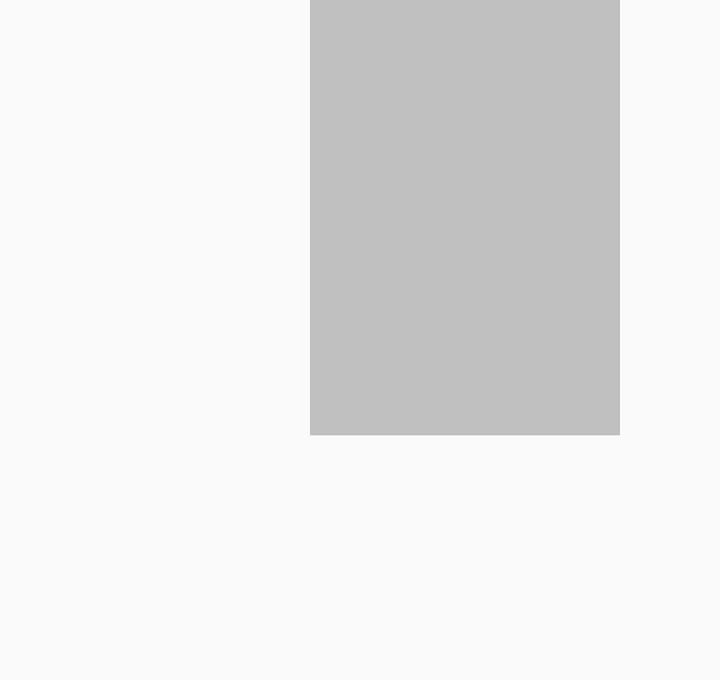
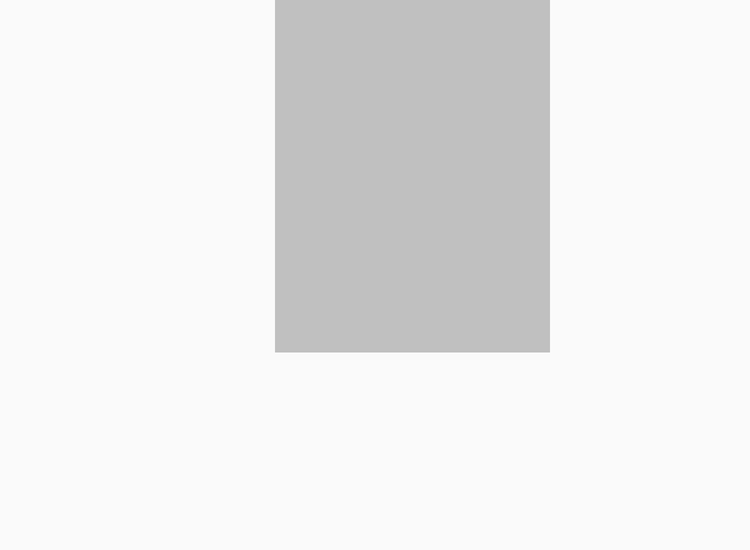

One screen, two layout resources from the same app: the default and the repository's alternative for another configuration. Each is rendered where Android would select it; the XML of both is given below.
<!-- AndroidManifest.xml: application theme MyMaterialTheme -->
<!-- res/layout/popup_view_class.xml -->
<FrameLayout xmlns:android="http://schemas.android.com/apk/res/android"
    android:layout_width="310dp"
    android:layout_height="340dp"
    android:background="@null"
    android:orientation="vertical">

    

    <LinearLayout
        android:id="@+id/horizontal1Forlinear1"
        android:layout_width="match_parent"
        android:layout_height="match_parent"
        android:orientation="horizontal">

        <LinearLayout
            android:id="@+id/linear1"
            android:layout_width="match_parent"
            android:layout_height="match_parent"
            android:layout_weight="0.5">

            <LinearLayout
                android:id="@+id/linear1LSVL"
                android:layout_width="match_parent"
                android:layout_height="match_parent"
                android:layout_weight="0.25"
                android:orientation="vertical">

                <ImageView
                    android:id="@+id/pupUpImage"
                    android:layout_width="match_parent"
                    android:layout_height="match_parent"
                    android:scaleType="centerCrop" />
            </LinearLayout>

            <LinearLayout
                android:id="@+id/linear1LSVR"
                android:layout_width="match_parent"
                android:layout_height="match_parent"
                android:layout_weight="0.25"
                android:orientation="vertical">


                <LinearLayout
                    android:id="@+id/linear1LSVRUp"
                    android:layout_width="match_parent"
                    android:layout_height="match_parent"
                    android:layout_weight="0.09"
                    android:background="@color/silver"
                    android:orientation="vertical">

                    <ScrollView
                        android:layout_width="match_parent"
                        android:layout_height="match_parent"
                        android:padding="4dp">

                        <LinearLayout
                            android:layout_width="match_parent"
                            android:layout_height="match_parent"
                            android:orientation="vertical">

                            <TextView
                                android:id="@+id/textUpperSide1"
                                android:layout_width="match_parent"
                                android:layout_height="wrap_content"
                                android:layout_gravity="top"
                                android:layout_marginTop="0dp"
                                android:background="@null"
                                android:gravity="center_vertical"
                                android:paddingLeft="2dp"
                                android:paddingRight="2dp"
                                android:paddingTop="2dp"
                                android:textColor="@color/Black"
                                android:textSize="14sp" />

                            

                            <TextView
                                android:id="@+id/textUpperSide2"
                                android:layout_width="match_parent"
                                android:layout_height="wrap_content"
                                android:layout_gravity="top"
                                android:layout_marginBottom="2dp"
                                android:layout_marginTop="4dp"
                                android:background="@null"
                                android:paddingLeft="2dp"
                                android:paddingRight="2dp"
                                android:textColor="@color/Black"
                                android:textSize="12sp" />

                        </LinearLayout>
                    </ScrollView>
                </LinearLayout>

                <LinearLayout
                    android:id="@+id/linear1LSVRBottom"
                    android:layout_width="match_parent"
                    android:layout_height="match_parent"
                    android:layout_weight="0.16"
                    android:orientation="vertical">

                    <TextView
                        android:id="@+id/textView1linear1LSVRBottomUp"
                        android:layout_width="match_parent"
                        android:layout_height="wrap_content"
                        android:layout_gravity="top"
                        android:layout_marginTop="4dp"
                        android:background="@null"
                        android:gravity="bottom"
                        android:onClick="click1"
                        android:paddingLeft="2dp"
                        android:paddingRight="2dp"
                        android:textColor="@color/blue_stone"
                        android:textSize="10sp" />

                    <TextView
                        android:id="@+id/textView2linear1LSVRBottomBottom"
                        android:layout_width="match_parent"
                        android:layout_height="wrap_content"
                        android:layout_gravity="top"
                        android:layout_marginTop="0dp"
                        android:background="@null"
                        android:paddingLeft="2dp"
                        android:paddingRight="2dp"
                        android:textColor="@color/Black"
                        android:textSize="10sp" />

                    <TextView
                        android:id="@+id/textView3linear1LSVRBottomUp"
                        android:layout_width="match_parent"
                        android:layout_height="wrap_content"
                        android:layout_gravity="top"
                        android:layout_marginTop="10dp"
                        android:background="@null"
                        android:gravity="bottom"
                        android:onClick="click2"
                        android:paddingLeft="2dp"
                        android:paddingRight="2dp"
                        android:textColor="@color/blue_stone"
                        android:textSize="10sp" />

                    <TextView
                        android:id="@+id/textView4linear1LSVRBottomBottom"
                        android:layout_width="match_parent"
                        android:layout_height="wrap_content"
                        android:layout_gravity="top"
                        android:layout_marginTop="0dp"
                        android:background="@null"
                        android:paddingLeft="2dp"
                        android:paddingRight="2dp"
                        android:textColor="@color/Black"
                        android:textSize="10sp" />

                    <TextView
                        android:id="@+id/textView5linear1LSVRBottomUp"
                        android:layout_width="match_parent"
                        android:layout_height="wrap_content"
                        android:layout_gravity="top"
                        android:layout_marginTop="10dp"
                        android:background="@null"
                        android:gravity="bottom"
                        android:onClick="click3"
                        android:paddingLeft="2dp"
                        android:paddingRight="2dp"
                        android:textColor="@color/blue_stone"
                        android:textSize="10sp" />

                    <TextView
                        android:id="@+id/textView5linear1LSVRBottomBottom"
                        android:layout_width="match_parent"
                        android:layout_height="wrap_content"
                        android:layout_gravity="top"
                        android:layout_marginTop="0dp"
                        android:background="@null"
                        android:paddingLeft="2dp"
                        android:paddingRight="2dp"
                        android:textColor="@color/Black"
                        android:textSize="10sp" />

                </LinearLayout>
            </LinearLayout>
        </LinearLayout>
    </LinearLayout>

    

</FrameLayout>
<!-- resources referenced by this layout -->
<resources>
  <color name="Black">#000000</color>
  <color name="blue_stone">#50729F</color>
  <color name="silver">#C0C0C0</color>
  <style name="MyMaterialTheme" parent="MyMaterialTheme.Base"> </style>
  <style name="MyMaterialTheme.Base" parent="Theme.AppCompat.Light.DarkActionBar">
          <item name="windowNoTitle">true</item>
          <item name="windowActionBar">false</item>
          <item name="colorPrimary">@color/colorPrimary</item>
          <item name="colorPrimaryDark">@color/colorPrimaryDark</item>
          <item name="colorAccent">@color/colorAccent</item>
      </style>
  <color name="colorPrimary">#125688</color>
  <color name="colorPrimaryDark">#125688</color>
  <color name="colorAccent">#c8e8ff</color>
</resources>
<!-- res/layout-sw600dp/popup_view_class.xml (the repository's variant of the layout above) -->
<!-- drawn on a 7-inch tablet held upright -->
<FrameLayout xmlns:android="http://schemas.android.com/apk/res/android"
    android:layout_height="440dp"
    android:layout_width="440dp"
    android:background="@null"
    android:orientation="vertical">

    

    <LinearLayout
        android:id="@+id/horizontal1Forlinear1"
        android:orientation="horizontal"
        android:layout_height="match_parent"
        android:layout_width="match_parent">

        <LinearLayout
            android:id="@+id/linear1"
            android:layout_height="match_parent"
            android:layout_width="match_parent"
            android:layout_weight="0.5">

            <LinearLayout
                android:id="@+id/linear1LSVL"
                android:layout_weight="0.25"
                android:layout_height="match_parent"
                android:layout_width="match_parent"
                android:orientation="vertical">

                <ImageView
                    android:id="@+id/pupUpImage"
                    android:layout_width="match_parent"
                    android:layout_height="match_parent"
                    android:scaleType="centerCrop" />
            </LinearLayout>

            <LinearLayout
                android:id="@+id/linear1LSVR"
                android:layout_weight="0.25"
                android:layout_height="match_parent"
                android:layout_width="match_parent"
                android:orientation="vertical">

                <LinearLayout
                    android:id="@+id/linear1LSVRUp"
                    android:layout_weight="0.09"
                    android:layout_height="match_parent"
                    android:layout_width="match_parent"
                    android:background="@color/silver"
                    android:orientation="vertical">

                    <TextView
                        android:id="@+id/textUpperSide1"
                        android:layout_width="match_parent"
                        android:layout_height="wrap_content"
                        android:layout_gravity="top"
                        android:layout_marginTop="0dp"
                        android:paddingLeft="2dp"
                        android:paddingRight="2dp"
                        android:paddingTop="2dp"
                        android:background="@null"
                        android:gravity="center_vertical"
                        android:textColor="@color/Black"
                        android:textSize="16sp" />

                    

                    <TextView
                        android:id="@+id/textUpperSide2"
                        android:layout_width="match_parent"
                        android:layout_height="wrap_content"
                        android:layout_gravity="top"
                        android:layout_marginTop="4dp"
                        android:layout_marginBottom="2dp"
                        android:maxLines="16"
                        android:ellipsize="end"
                        android:paddingLeft="2dp"
                        android:paddingRight="2dp"
                        android:background="@null"
                        android:textColor="@color/Black"
                        android:textSize="13sp" />

                </LinearLayout>

                <LinearLayout
                    android:id="@+id/linear1LSVRBottom"
                    android:layout_weight="0.16"
                    android:layout_height="match_parent"
                    android:layout_width="match_parent"
                    android:orientation="vertical">

                    <TextView
                        android:id="@+id/textView1linear1LSVRBottomUp"
                        android:layout_width="match_parent"
                        android:layout_height="wrap_content"
                        android:layout_gravity="top"
                        android:layout_marginTop="4dp"
                        android:paddingLeft="2dp"
                        android:paddingRight="2dp"
                        android:background="@null"
                        android:gravity="bottom"
                        android:textColor="@color/blue_stone"
                        android:textSize="13sp" />

                    <TextView
                        android:id="@+id/textView2linear1LSVRBottomBottom"
                        android:layout_width="match_parent"
                        android:layout_height="wrap_content"
                        android:layout_gravity="top"
                        android:layout_marginTop="0dp"
                        android:paddingLeft="2dp"
                        android:paddingRight="2dp"
                        android:background="@null"
                        android:textColor="@color/Black"
                        android:textSize="13sp" />

                    <TextView
                        android:id="@+id/textView3linear1LSVRBottomUp"
                        android:layout_width="match_parent"
                        android:layout_height="wrap_content"
                        android:layout_gravity="top"
                        android:layout_marginTop="10dp"
                        android:paddingLeft="2dp"
                        android:paddingRight="2dp"
                        android:background="@null"
                        android:gravity="bottom"
                        android:textColor="@color/blue_stone"
                        android:textSize="13sp" />

                    <TextView
                        android:id="@+id/textView4linear1LSVRBottomBottom"
                        android:layout_width="match_parent"
                        android:layout_height="wrap_content"
                        android:layout_gravity="top"
                        android:layout_marginTop="0dp"
                        android:paddingLeft="2dp"
                        android:paddingRight="2dp"
                        android:background="@null"
                        android:textColor="@color/Black"
                        android:textSize="13sp" />

                    <TextView
                        android:id="@+id/textView5linear1LSVRBottomUp"
                        android:layout_width="match_parent"
                        android:layout_height="wrap_content"
                        android:layout_gravity="top"
                        android:layout_marginTop="10dp"
                        android:paddingLeft="2dp"
                        android:paddingRight="2dp"
                        android:background="@null"
                        android:gravity="bottom"
                        android:textColor="@color/blue_stone"
                        android:textSize="13sp" />

                    <TextView
                        android:id="@+id/textView5linear1LSVRBottomBottom"
                        android:layout_width="match_parent"
                        android:layout_height="wrap_content"
                        android:layout_gravity="top"
                        android:layout_marginTop="0dp"
                        android:paddingLeft="2dp"
                        android:paddingRight="2dp"
                        android:background="@null"
                        android:textColor="@color/Black"
                        android:textSize="13sp" />

                </LinearLayout>
            </LinearLayout>
        </LinearLayout>

        
    </LinearLayout>
</FrameLayout>
